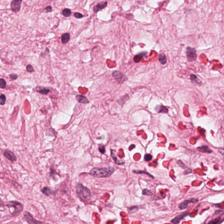
#> input picture target.jpg, 224 x 224 px
$ python -i norm_tools.py   (imports and definitions only)
#> lines starting #> are read from the running program, lines starting #| are printed output that depends on the picture
### src/utils.py
"""
Uses the spams package:

http://spams-devel.gforge.inria.fr/index.html

Use with python via e.g https://anaconda.org/conda-forge/python-spams
"""

from __future__ import division

import numpy as np
import cv2 as cv
import spams
import matplotlib.pyplot as plt


##########################################


# [88 lines left out: functions show_colors, show, build_stack, patch_grid, not called in this run]


######################################

def standardize_brightness(I):
    """

    :param I:
    :return:
    """
    p = np.percentile(I, 90)
#> p = 238
    return np.clip(I * 255.0 / p, 0, 255).astype(np.uint8)
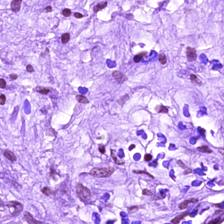
#> returned value: shape (224, 224, 3); mean of channels 0, 1, 2 230.3, 168.5, 201.3; drawn as B, G, R


# [74 lines left out: functions remove_zeros, RGB_to_OD, OD_to_RGB, normalize_rows, notwhite_mask, sign and 1 more, not called in this run]

### src/norm_tools.py
"""
Stain normalization based on the method of:

M. Macenko et al., ‘A method for normalizing histology slides for quantitative analysis’, in 2009 IEEE International Symposium on Biomedical Imaging: From Nano to Macro, 2009, pp. 1107–1110.

Uses the spams package:

http://spams-devel.gforge.inria.fr/index.html

Use with python via e.g https://anaconda.org/conda-forge/python-spams
"""

from __future__ import division

import numpy as np
import cv2 as cv
import spams

import src.utils as ut


# Macenko normalization
# [25 lines left out: function get_stain_matrix_M, not called in this run]


# Reinhard normalization
def lab_split(I):
    """
    Convert from RGB uint8 to LAB and split into channels
    :param I: uint8
    :return:
    """
    I = cv.cvtColor(I, cv.COLOR_RGB2LAB)
#> I: shape (224, 224, 3); mean of channels 0, 1, 2 193.1, 155.8, 120.7
    I = I.astype(np.float32)
#> I: shape (224, 224, 3) float32; mean of channels 0, 1, 2 193.1, 155.8, 120.7
    I1, I2, I3 = cv.split(I)
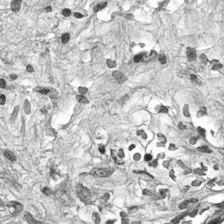
#> I1: shape (224, 224) float32; min 37, max 255, mean 193.1
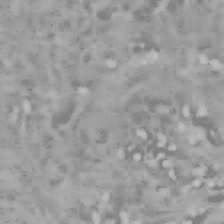
#> I2: shape (224, 224) float32; min 124, max 193, mean 155.8
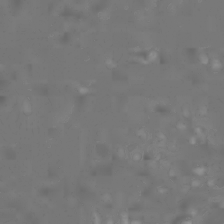
#> I3: shape (224, 224) float32; min 103, max 148, mean 120.7
    I1 /= 2.55
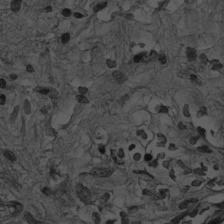
#> I1: shape (224, 224) float32; min 14.51, max 100, mean 75.7
    I2 -= 128.0
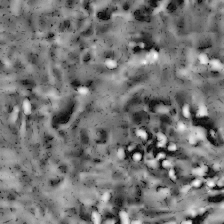
#> I2: shape (224, 224) float32; min -4, max 65, mean 27.8; drawn with min black and max white
    I3 -= 128.0
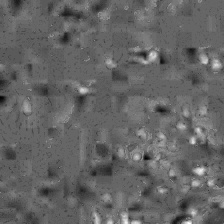
#> I3: shape (224, 224) float32; min -25, max 20, mean -7.27; drawn with min black and max white
    return I1, I2, I3


# [13 lines left out: function merge_back, not called in this run]


def get_mean_std(I):
    """
    Get mean and standard deviation of each channel
    :param I: uint8
    :return:
    """
    I1, I2, I3 = lab_split(I)
    m1, sd1 = cv.meanStdDev(I1)
#> m1 = [75.71]; sd1 = [14.06]
    m2, sd2 = cv.meanStdDev(I2)
#> m2 = [27.81]; sd2 = [10.12]
    m3, sd3 = cv.meanStdDev(I3)
#> m3 = [-7.27]; sd3 = [3.37]
    means = m1, m2, m3
#> means = ([75.71], [27.81], [-7.27])
    stds = sd1, sd2, sd3
#> stds = ([14.06], [10.12], [3.37])
    return means, stds


# Vahadane normalization
# [16 lines left out: function get_stain_matrix_V, not called in this run]


# Normalization class
class MacenkoNormalizer(object):
    """
    A stain normalization object
    """

    def __init__(self):
        self.stain_matrix_target = None
        self.target_concentrations = None

    # [4 lines left out: function fit, not called in this run]

    def target_stains(self):
        return ut.OD_to_RGB(self.stain_matrix_target)

    # [18 lines left out: functions transform, hematoxylin, not called in this run]


class ReinhardNormalizer(object):
    """
    A stain normalization object
    """

    def __init__(self):
        self.target_means = None
        self.target_stds = None

    # [5 lines left out: function fit, not called in this run]

    def transform(self, I):
        I = ut.standardize_brightness(I)
        I1, I2, I3 = lab_split(I)
        means, stds = get_mean_std(I)
#> means = ([75.71], [27.81], [-7.27]); stds = ([14.06], [10.12], [3.37])
#> (the run stopped early here; a loop or call above may not have finished)
